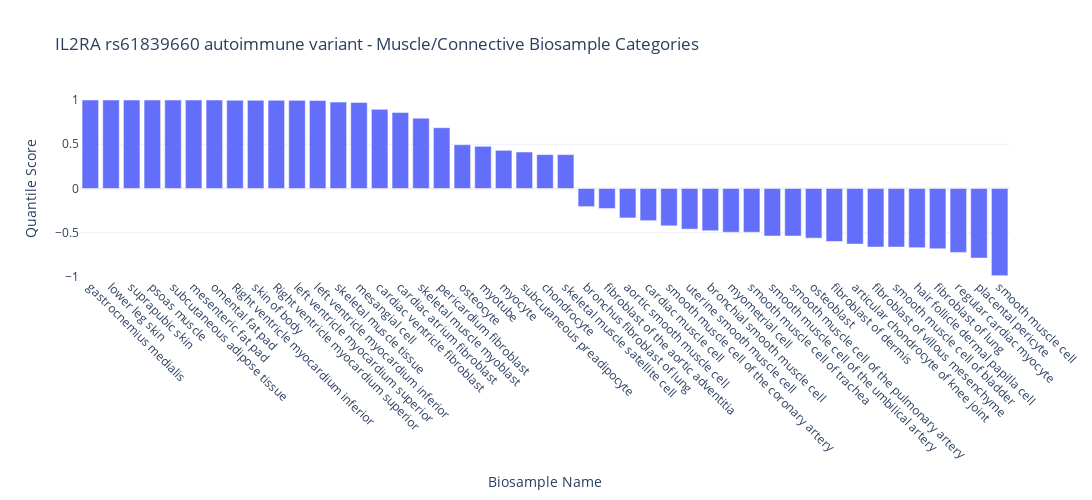
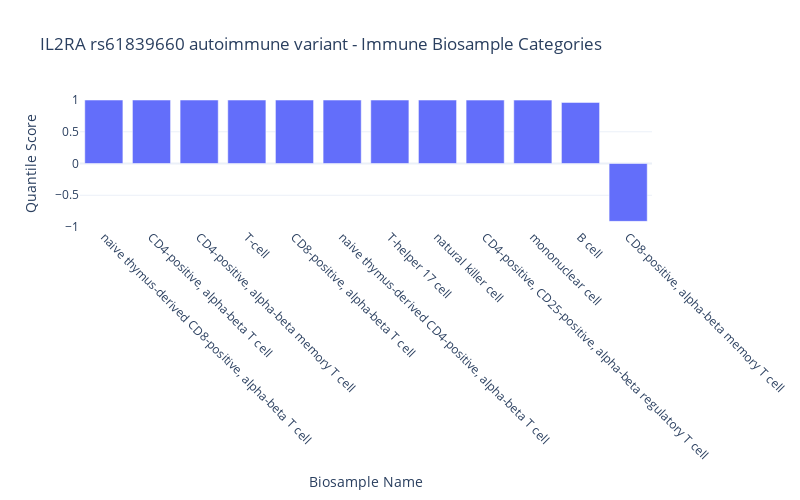
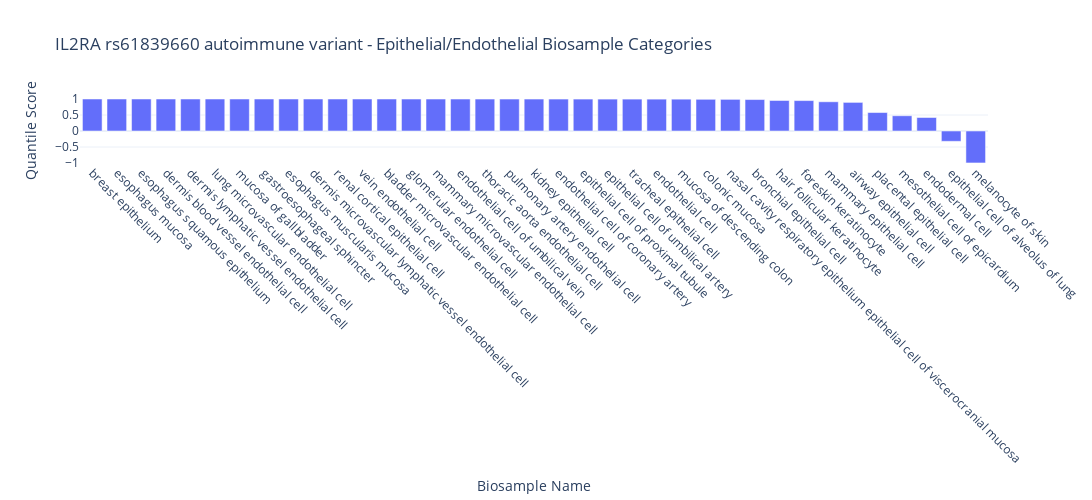
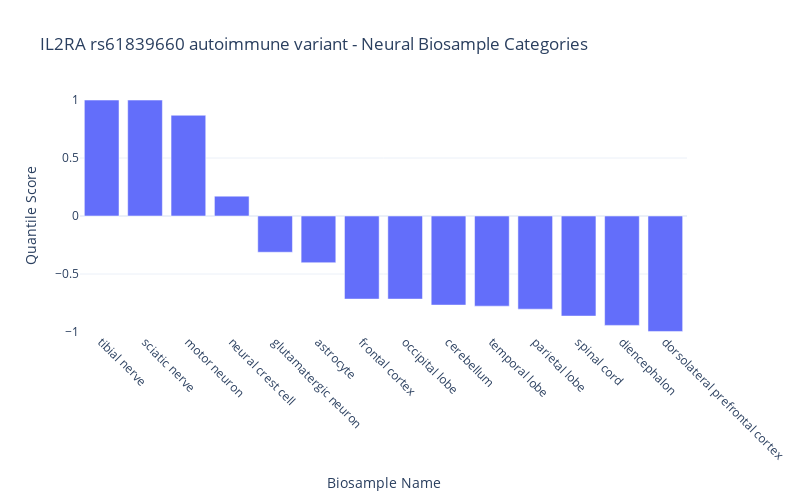

The notebook cell saved with these charts, in order:
### Code cell
# Visualize quantile scores for all biosample names, creating separate plots for each category
import plotly.express as px
import plotly.graph_objects as go
import pandas as pd
import numpy as np
import os


# Function to map cell type to broad category
def map_category(cell):
    cell_lower = cell.lower()
    for category, keywords in categories.items():
        for keyword in keywords:
            if keyword.lower() in cell_lower:
                return category
    return "other"


# Apply mapping
rna_df["biosample_category"] = rna_df["biosample_name"].apply(map_category)

# Filter out "other" category and sort by category and quantile_score for better visualization
rna_df_filtered = rna_df[rna_df["biosample_category"] != "other"]

# Get unique categories
unique_categories = rna_df_filtered["biosample_category"].unique()

# Create output directory if it doesn't exist
output_dir = f"alphagenome_{gene}"
os.makedirs(output_dir, exist_ok=True)

# Create separate plots for each category
for category in unique_categories:
    category_data = rna_df_filtered[rna_df_filtered["biosample_category"] == category]
    category_data_sorted = category_data.sort_values("quantile_score", ascending=False)

    # Create bar plot for this category
    fig = px.bar(
        category_data_sorted,
        x="biosample_name",
        y="quantile_score",
        title=f"{gene_variant_name} - {category.replace('_', ' ').title()} Biosample Categories",
        labels={
            "quantile_score": "Quantile Score",
            "biosample_name": "Biosample Name",
        },
        width=max(
            800, len(category_data_sorted) * 30
        ),  # Adjust width based on number of items
        height=500,
        template="plotly_white",
    )

    # Update layout for better readability and consistent y-axis
    fig.update_layout(
        xaxis_tickangle=45,
        xaxis_title="Biosample Name",
        yaxis_title="Quantile Score",
        yaxis=dict(range=[-1, 1]),  # Set consistent y-axis range
    )

    # Export to files
    # Clean both gene_variant and category for safe filename
    clean_gene_variant = gene_variant_name.replace("/", "").replace(" ", "_")
    clean_category = category.replace("/", "_").replace(" ", "_")
    filename_base = f"{clean_gene_variant}_{clean_category}"
    jpg_filename = os.path.join(output_dir, f"{filename_base}.jpg")

    # Save as JPG (static image)
    fig.write_image(jpg_filename, width=fig.layout.width, height=fig.layout.height)

    # Show the plot
    fig.show()

    print(
        f"\n{category.replace('_', ' ').title()} category: {len(category_data_sorted)} biosample categories"
    )
    print("-" * 50)

print(f"\nAll plots exported to '{output_dir}' directory")

### Figure 1 — Plotly figure (JSON) as saved in the notebook; plotly's stock layout.template omitted (floating-point values rounded to 4 significant figures)
{"data": [{"hovertemplate": "Biosample Name=%{x}<br>Quantile Score=%{y}<extra></extra>", "legendgroup": "", "marker": {"color": "#636efa", "pattern": {"shape": ""}}, "name": "", "orientation": "v", "showlegend": false, "textposition": "auto", "type": "bar", "x": ["gastrocnemius medialis", "lower leg skin", "suprapubic skin", "psoas muscle", "subcutaneous adipose tissue", "mesenteric fat pad", "omental fat pad", "Right ventricle myocardium inferior", "skin of body", "Right ventricle myocardium superior", "left ventricle myocardium superior", "left ventricle myocardium inferior", "skeletal muscle tissue", "mesangial cell", "cardiac ventricle fibroblast", "cardiac atrium fibroblast", "skeletal muscle myoblast", "pericardium fibroblast", "osteocyte", "myotube", "myocyte", "subcutaneous preadipocyte", "chondrocyte", "skeletal muscle satellite cell", "bronchus fibroblast of lung", "fibroblast of the aortic adventitia", "aortic smooth muscle cell", "cardiac muscle cell", "smooth muscle cell of the coronary artery", "uterine smooth muscle cell", "bronchial smooth muscle cell", "myometrial cell", "smooth muscle cell of trachea", "smooth muscle cell of the umbilical artery", "smooth muscle cell of the pulmonary artery", "osteoblast", "fibroblast of dermis", "articular chondrocyte of knee joint", "fibroblast of villous mesenchyme", "smooth muscle cell of bladder", "hair follicle dermal papilla cell", "fibroblast of lung", "regular cardiac myocyte", "placental pericyte", "smooth muscle cell"], "xaxis": "x", "y": [0.9996, 0.9996, 0.9995, 0.9995, 0.9995, 0.9994, 0.9994, 0.9969, 0.9967, 0.9966, 0.9958, 0.9944, 0.9764, 0.973, 0.8941, 0.8597, 0.7948, 0.6869, 0.4946, 0.477, 0.4313, 0.4123, 0.3832, 0.3832, -0.2047, -0.2267, -0.3329, -0.3633, -0.4218, -0.459, -0.477, -0.4946, -0.4946, -0.537, -0.537, -0.5611, -0.5994, -0.6281, -0.6618, -0.6618, -0.6682, -0.6808, -0.7218, -0.7862, -0.9847], "yaxis": "y"}], "layout": {"barmode": "relative", "height": 500, "legend": {"tracegroupgap": 0}, "title": {"text": "IL2RA rs61839660 autoimmune variant - Muscle/Connective Biosample Categories"}, "width": 1350, "xaxis": {"anchor": "y", "domain": [0, 1], "tickangle": 45, "title": {"text": "Biosample Name"}}, "yaxis": {"anchor": "x", "domain": [0, 1], "range": [-1, 1], "title": {"text": "Quantile Score"}}}}

### Figure 2 — Plotly figure (JSON) as saved in the notebook; plotly's stock layout.template omitted (floating-point values rounded to 4 significant figures)
{"data": [{"hovertemplate": "Biosample Name=%{x}<br>Quantile Score=%{y}<extra></extra>", "legendgroup": "", "marker": {"color": "#636efa", "pattern": {"shape": ""}}, "name": "", "orientation": "v", "showlegend": false, "textposition": "auto", "type": "bar", "x": ["naive thymus-derived CD8-positive, alpha-beta T cell", "CD4-positive, alpha-beta T cell", "CD4-positive, alpha-beta memory T cell", "T-cell", "CD8-positive, alpha-beta T cell", "naive thymus-derived CD4-positive, alpha-beta T cell", "T-helper 17 cell", "natural killer cell", "CD4-positive, CD25-positive, alpha-beta regulatory T cell", "mononuclear cell", "B cell", "CD8-positive, alpha-beta memory T cell"], "xaxis": "x", "y": [0.9996, 0.9995, 0.9995, 0.9994, 0.9994, 0.9992, 0.9991, 0.999, 0.9986, 0.9983, 0.962, -0.9112], "yaxis": "y"}], "layout": {"barmode": "relative", "height": 500, "legend": {"tracegroupgap": 0}, "title": {"text": "IL2RA rs61839660 autoimmune variant - Immune Biosample Categories"}, "width": 800, "xaxis": {"anchor": "y", "domain": [0, 1], "tickangle": 45, "title": {"text": "Biosample Name"}}, "yaxis": {"anchor": "x", "domain": [0, 1], "range": [-1, 1], "title": {"text": "Quantile Score"}}}}

### Figure 3 — Plotly figure (JSON) as saved in the notebook; plotly's stock layout.template omitted (floating-point values rounded to 4 significant figures)
{"data": [{"hovertemplate": "Biosample Name=%{x}<br>Quantile Score=%{y}<extra></extra>", "legendgroup": "", "marker": {"color": "#636efa", "pattern": {"shape": ""}}, "name": "", "orientation": "v", "showlegend": false, "textposition": "auto", "type": "bar", "x": ["breast epithelium", "esophagus mucosa", "esophagus squamous epithelium", "dermis blood vessel endothelial cell", "dermis lymphatic vessel endothelial cell", "lung microvascular endothelial cell", "mucosa of gallbladder", "gastroesophageal sphincter", "esophagus muscularis mucosa", "dermis microvascular lymphatic vessel endothelial cell", "renal cortical epithelial cell", "vein endothelial cell", "bladder microvascular endothelial cell", "glomerular endothelial cell", "mammary microvascular endothelial cell", "endothelial cell of umbilical vein", "thoracic aorta endothelial cell", "pulmonary artery endothelial cell", "kidney epithelial cell", "endothelial cell of coronary artery", "epithelial cell of proximal tubule", "epithelial cell of umbilical artery", "tracheal epithelial cell", "endothelial cell", "mucosa of descending colon", "colonic mucosa", "nasal cavity respiratory epithelium epithelial cell of viscerocranial mucosa", "bronchial epithelial cell", "hair follicular keratinocyte", "foreskin keratinocyte", "mammary epithelial cell", "airway epithelial cell", "placental epithelial cell", "mesothelial cell of epicardium", "endodermal cell", "epithelial cell of alveolus of lung", "melanocyte of skin"], "xaxis": "x", "y": [0.9997, 0.9996, 0.9996, 0.9995, 0.9995, 0.9994, 0.9994, 0.9993, 0.9993, 0.9993, 0.9993, 0.9993, 0.9992, 0.999, 0.9989, 0.9989, 0.9987, 0.9987, 0.9985, 0.9982, 0.9975, 0.9967, 0.9965, 0.9956, 0.9946, 0.9906, 0.9887, 0.9829, 0.9535, 0.9502, 0.9131, 0.8941, 0.5767, 0.477, 0.4218, -0.3226, -0.9986], "yaxis": "y"}], "layout": {"barmode": "relative", "height": 500, "legend": {"tracegroupgap": 0}, "title": {"text": "IL2RA rs61839660 autoimmune variant - Epithelial/Endothelial Biosample Categories"}, "width": 1110, "xaxis": {"anchor": "y", "domain": [0, 1], "tickangle": 45, "title": {"text": "Biosample Name"}}, "yaxis": {"anchor": "x", "domain": [0, 1], "range": [-1, 1], "title": {"text": "Quantile Score"}}}}

### Figure 4 — Plotly figure (JSON) as saved in the notebook; plotly's stock layout.template omitted (floating-point values rounded to 4 significant figures)
{"data": [{"hovertemplate": "Biosample Name=%{x}<br>Quantile Score=%{y}<extra></extra>", "legendgroup": "", "marker": {"color": "#636efa", "pattern": {"shape": ""}}, "name": "", "orientation": "v", "showlegend": false, "textposition": "auto", "type": "bar", "x": ["tibial nerve", "sciatic nerve", "motor neuron", "neural crest cell", "glutamatergic neuron", "astrocyte", "frontal cortex", "occipital lobe", "cerebellum", "temporal lobe", "parietal lobe", "spinal cord", "diencephalon", "dorsolateral prefrontal cortex"], "xaxis": "x", "y": [0.9996, 0.9994, 0.8684, 0.1713, -0.3122, -0.4027, -0.7162, -0.7162, -0.7679, -0.7772, -0.8032, -0.8626, -0.9431, -0.9953], "yaxis": "y"}], "layout": {"barmode": "relative", "height": 500, "legend": {"tracegroupgap": 0}, "title": {"text": "IL2RA rs61839660 autoimmune variant - Neural Biosample Categories"}, "width": 800, "xaxis": {"anchor": "y", "domain": [0, 1], "tickangle": 45, "title": {"text": "Biosample Name"}}, "yaxis": {"anchor": "x", "domain": [0, 1], "range": [-1, 1], "title": {"text": "Quantile Score"}}}}
